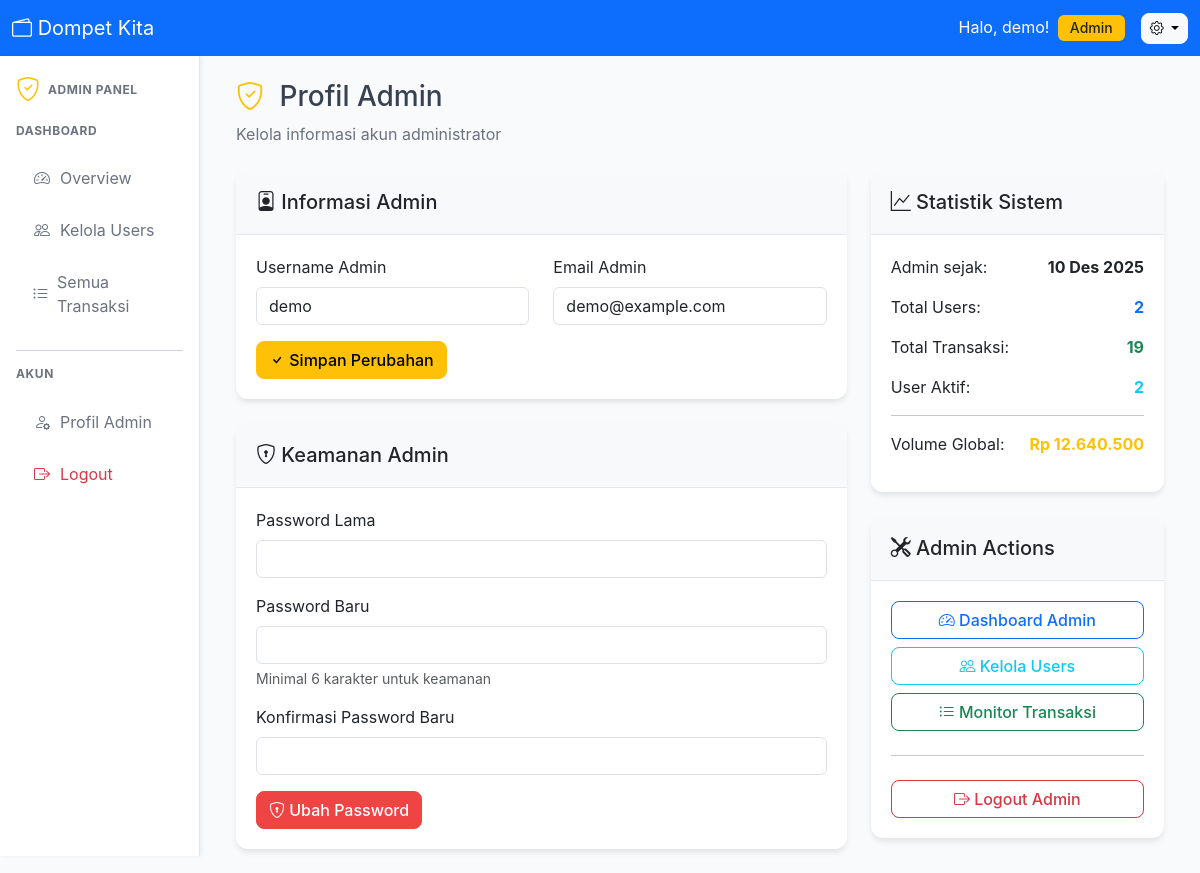
Screenshot of /admin/profile.php (signed in) with the database file from the repository.
### tables this page shows
CREATE TABLE `users` (
  `id` int NOT NULL,
  `username` varchar(50) NOT NULL,
  `name` varchar(100) NOT NULL,
  `email` varchar(100) NOT NULL,
  `password` varchar(255) NOT NULL,
  `role` enum('user','admin') DEFAULT 'user',
  `monthly_budget` decimal(15,2) DEFAULT '1500000.00',
  `created_at` timestamp NULL DEFAULT CURRENT_TIMESTAMP,
  `updated_at` timestamp NULL DEFAULT CURRENT_TIMESTAMP ON UPDATE CURRENT_TIMESTAMP
);

### crud/user-crud.php (called while the page is built, shortened)
<?php
function getUserById($user_id) {
    $db = getDB();
    $stmt = $db->prepare("SELECT username, email, monthly_budget, created_at FROM users WHERE id = ?");
    $stmt->bind_param("i", $user_id);
    $stmt->execute();
    return $stmt->get_result()->fetch_assoc();
}
?>

### config.php (called while the page is built, shortened)
<?php
function formatRupiah($angka) {
    return 'Rp ' . number_format($angka, 0, ',', '.');
}
function formatTanggal($tanggal) {
    $bulan = [
        '01' => 'Jan', '02' => 'Feb', '03' => 'Mar', '04' => 'Apr',
        '05' => 'Mei', '06' => 'Jun', '07' => 'Jul', '08' => 'Ags',
        '09' => 'Sep', '10' => 'Okt', '11' => 'Nov', '12' => 'Des'
    ];
    $tgl = date('d', strtotime($tanggal));
    $bln = $bulan[date('m', strtotime($tanggal))];
    $thn = date('Y', strtotime($tanggal));
    return "$tgl $bln $thn";
}
?>

### crud/admin-crud.php (called while the page is built, shortened)
<?php
function getGlobalStats() {
    $db = getDB();
    $stats = [];
    $result = $db->query("SELECT COUNT(*) as count FROM users WHERE role = 'user'");
    $stats['total_users'] = $result->fetch_assoc()['count'];
    $result = $db->query("SELECT COUNT(*) as count FROM transactions");
    $stats['total_transactions'] = $result->fetch_assoc()['count'];
    $result = $db->query("SELECT COALESCE(SUM(amount), 0) as total FROM transactions WHERE type = 'income'");
    $stats['total_income'] = $result->fetch_assoc()['total'];
    $result = $db->query("SELECT COALESCE(SUM(amount), 0) as total FROM transactions WHERE type = 'expense'");
    $stats['total_expense'] = $result->fetch_assoc()['total'];
    $result = $db->query("
        SELECT COUNT(DISTINCT user_id) as count
        FROM transactions
        WHERE MONTH(created_at) = MONTH(CURRENT_DATE())
        AND YEAR(created_at) = YEAR(CURRENT_DATE())
    ");
    $stats['active_users'] = $result->fetch_assoc()['count'];
    $result = $db->query("
        SELECT c.name, COUNT(*) as usage_count
        FROM transactions t
        JOIN categories c ON t.category_id = c.id
        GROUP BY c.id, c.name
        ORDER BY usage_count DESC
        LIMIT 5
    ");
    $stats['popular_categories'] = $result->fetch_all(MYSQLI_ASSOC);
    return $stats;
}
?>

### admin/profile.php (the view, shortened to what this page needs)
<?php
require_once '../config.php';
require_once '../crud/admin-crud.php';
require_once '../crud/user-crud.php';
$user_id = $_SESSION['user_id'];
$admin = getUserById($user_id);
$global_stats = getGlobalStats();
include '../includes/header.php';
include '../includes/admin-sidebar.php';
?>
<div class="mb-4">
    <h1 class="h3">
        <i class="bi bi-shield-check text-warning me-2"></i>
        Profil Admin
    </h1>
    <p class="text-muted mb-0">Kelola informasi akun administrator</p>
</div>
<div class="row">
    <div class="col-lg-8">
        <div class="card mb-4">
            <div class="card-header">
                <h5 class="mb-0">
                    <i class="bi bi-person-badge"></i> Informasi Admin
                </h5>
            </div>
            <div class="card-body">
                <form method="POST">
                    <div class="row">
                        <div class="col-md-6 mb-3">
                            <label class="form-label">Username Admin</label>
                            <input type="text" class="form-control" name="username"
                                   value="<?php echo htmlspecialchars($admin['username']); ?>" required>
                        </div>
                        <div class="col-md-6 mb-3">
                            <label class="form-label">Email Admin</label>
                            <input type="email" class="form-control" name="email"
                                   value="<?php echo htmlspecialchars($admin['email']); ?>" required>
                        </div>
                    </div>
                    <button type="submit" class="btn btn-warning">
                        <i class="bi bi-check"></i> Simpan Perubahan
                    </button>
                </form>
            </div>
        </div>
        <div class="card">
            <div class="card-header">
                <h5 class="mb-0">
                    <i class="bi bi-shield-lock"></i> Keamanan Admin
                </h5>
            </div>
            <div class="card-body">
                <form method="POST">
                    <div class="mb-3">
                        <label class="form-label">Password Lama</label>
                        <input type="password" class="form-control" name="current_password" required>
                    </div>
                    <div class="mb-3">
                        <label class="form-label">Password Baru</label>
                        <input type="password" class="form-control" name="new_password"
                               minlength="6" required>
                        <div class="form-text">Minimal 6 karakter untuk keamanan</div>
                    </div>
                    <div class="mb-3">
                        <label class="form-label">Konfirmasi Password Baru</label>
                        <input type="password" class="form-control" name="confirm_password"
                               minlength="6" required>
                    </div>
                    <button type="submit" class="btn btn-danger">
                        <i class="bi bi-shield-lock"></i> Ubah Password
                    </button>
                </form>
            </div>
        </div>
    </div>
    <div class="col-lg-4">
        <div class="card mb-4">
            <div class="card-header">
                <h5 class="mb-0">
                    <i class="bi bi-graph-up"></i> Statistik Sistem
                </h5>
            </div>
            <div class="card-body">
                <div class="mb-3">
                    <div class="d-flex justify-content-between">
                        <span>Admin sejak:</span>
                        <span class="fw-bold"><?php echo formatTanggal($admin['created_at']); ?></span>
                    </div>
                </div>
                <div class="mb-3">
                    <div class="d-flex justify-content-between">
                        <span>Total Users:</span>
                        <span class="fw-bold text-primary"><?php echo number_format($global_stats['total_users']); ?></span>
                    </div>
                </div>
                <div class="mb-3">
                    <div class="d-flex justify-content-between">
                        <span>Total Transaksi:</span>
                        <span class="fw-bold text-success"><?php echo number_format($global_stats['total_transactions']); ?></span>
                    </div>
                </div>
                <div class="mb-3">
                    <div class="d-flex justify-content-between">
                        <span>User Aktif:</span>
                        <span class="fw-bold text-info"><?php echo number_format($global_stats['active_users']); ?></span>
                    </div>
                </div>
                <hr>
                <div class="mb-3">
                    <div class="d-flex justify-content-between">
                        <span>Volume Global:</span>
                        <span class="fw-bold text-warning">
                            <?php echo formatRupiah($global_stats['total_income'] + $global_stats['total_expense']); ?>
                        </span>
                    </div>
                </div>
            </div>
        </div>
        <div class="card">
            <div class="card-header">
                <h5 class="mb-0">
                    <i class="bi bi-tools"></i> Admin Actions
                </h5>
            </div>
            <div class="card-body">
                <div class="d-grid gap-2">
                    <a href="dashboard.php" class="btn btn-outline-primary">
                        <i class="bi bi-speedometer2"></i> Dashboard Admin
                    </a>
                    <a href="users.php" class="btn btn-outline-info">
                        <i class="bi bi-people"></i> Kelola Users
                    </a>
                    <a href="transactions.php" class="btn btn-outline-success">
                        <i class="bi bi-list-ul"></i> Monitor Transaksi
                    </a>
                    <hr>
                    <a href="../auth/logout.php" class="btn btn-outline-danger">
                        <i class="bi bi-box-arrow-right"></i> Logout Admin
                    </a>
                </div>
            </div>
        </div>
    </div>
</div>
<?php
include '../includes/footer.php';
?>

### assets/css/style.css (style rules this page uses)
:root { --primary: #4361ee; --secondary: #3a0ca3; --success: #10b981; --danger: #ef4444; --warning: #f59e0b; --info: #3b82f6; --light: #f8f9fa; --dark: #1f2937; --gray: #6b7280; }
body { background-color: #f9fafb; font-family: 'Inter', -apple-system, BlinkMacSystemFont, 'Segoe UI', Roboto, sans-serif; color: #374151; }
.btn { border-radius: 8px; font-weight: 500; transition: all 0.2s; }
.btn-danger { background-color: var(--danger); border-color: var(--danger); }
.card { border-radius: 12px; border: none; box-shadow: 0 4px 6px -1px rgba(0, 0, 0, 0.1); }
.card-header { background-color: #f8f9fa; border-bottom: 1px solid #e5e7eb; border-radius: 12px 12px 0 0; padding: 1.25rem; }
.card-body { padding: 1.25rem; }
.card { animation: fadeIn 0.3s ease-out; }
.text-muted { color: #6b7280 !important; }

### rows the page displays
users: username "demo", email "demo@example.com", created_at "10 Des 2025"

### other values shown
$username "demo"
$global_stats['total_users'] "2"
$global_stats['total_transactions'] "19"
$global_stats['active_users'] "2"
